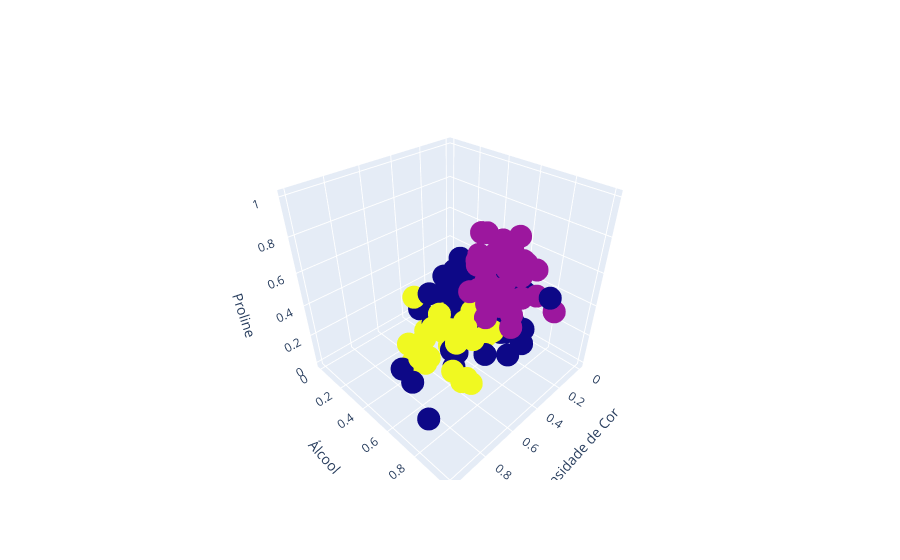

Here is the notebook cell this chart was saved with:
### Code cell
fig.update_layout(scene = dict(
                    xaxis_title='Intensidade de Cor',
                    yaxis_title='Álcool',
                    zaxis_title='Proline'))
fig.show()

### Figure 1 — Plotly figure (JSON) as saved in the notebook; plotly's stock layout.template omitted (floating-point values rounded to 4 significant figures; data arrays with more than 128 entries replaced by an {"elided": "..."} marker saying what was removed)
{"data": [{"marker": {"color": {"elided": "178 int values"}}, "mode": "markers", "text": {"elided": "178 int values"}, "type": "scatter3d", "x": {"elided": "178 float values"}, "y": {"elided": "178 float values"}, "z": {"elided": "178 float values"}}], "layout": {"scene": {"xaxis": {"title": {"text": "Intensidade de Cor"}}, "yaxis": {"title": {"text": "Álcool"}}, "zaxis": {"title": {"text": "Proline"}}}}}
